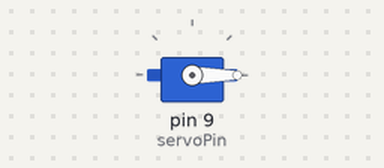
A sketch run on a simulated Arduino Uno, built with avr-gcc and run on an emulated ATmega328P. On the bench: servo.

Above: at 0.05 s.
At 1.5 s:
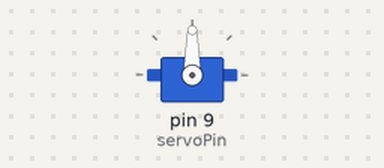
At 3.0 s:
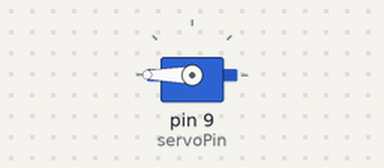
Timing chart, 0 to 6.9 s (numbered marks = the images above):
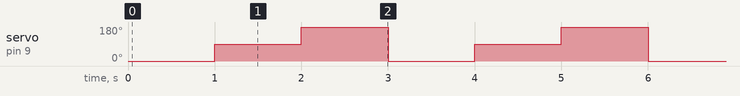

The sketch:

servo.ino
```cpp
/*
 * 서보모터 테스트
 */

#include <Servo.h>

int servoPin = 9;

Servo servo;

int angle = 0; // servo position in degrees

void setup()
{
    servo.attach(servoPin);
}


void loop()
{
  servo.write(0); //서보 각도를 0도로 한다
  delay(1000);
  servo.write(90); //서보 각도를 90도로 한다
  delay(1000);
  servo.write(180); //서보 각도를 180도로 한다
  delay(1000);
}
```

Measured:
- by itself, servo on pin 9 (servoPin): repeats every 3.0 s: 180° 1.0 s, 0° 1.0 s, 90° 1.0 s
